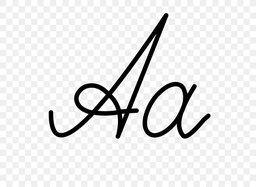
#> input picture CSE4182 - Digital Image Processing/assignment 9/alpha.jpg, 256 x 187 px, shrunk from 820 x 600 before the run
$ jupyter execute 'assignment 9.ipynb'
#> lines starting #> are read from the running program, lines starting #| are printed output that depends on the picture; after the words box and inside, x2 and y2 are one past the last pixel; in counts of white or black regions, pixels touching at a corner belong together
[cell 1]
import numpy as np
import matplotlib.pyplot as plt
import cv2

[cell 2]
alpha = plt.imread('alpha.jpg')
#> alpha is the input picture: shape (187, 256, 3); min 0, max 255, mean 231.8

[cell 3]
def image_plotting(img,ind,title):
    plt.subplot(5,3,ind)
    plt.imshow(img,cmap='gray')
    plt.title(title,fontsize=30)
    plt.savefig('assignment_9.jpg')

[cell 4]
plt.imshow(alpha)

[cell 5]
alpha_gray = cv2.cvtColor(alpha,cv2.COLOR_RGB2GRAY)
_,image = cv2.threshold(alpha_gray, 127, 255, cv2.THRESH_BINARY)
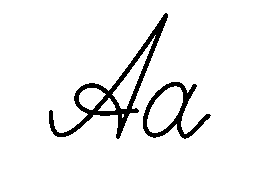
#> image: shape (187, 256); 93.9% white; 2 black regions, box (x1, y1, x2, y2) and area: (49, 13, 168, 139) 1971, (143, 82, 211, 139) 936
image = image ^ 255 # needs to make alphabet 1 and background 0
image = image>1

[cell 6]
plt.imshow(image,cmap='gray')

[cell 7]
kernel1 = np.ones((3,3),np.uint8)
kernel2 = np.array([[0.0,1,0],[1,1,1],[0,1,0]],np.uint8)
kernel3 = np.array([[1.0,1,1],[1,0,1],[1,1,1]],np.uint8)

kernel3

# morphological Dilation & Erosion

[cell 8]
def dilate(img,kernel):
    h,w = kernel.shape
    new_img = np.zeros((img.shape[0]-h+1,img.shape[1]-w+1))

    for i in range(new_img.shape[0]):
        for j in range(new_img.shape[1]):
            hit = np.matmul(img[i:i+h,j:j+w],kernel).sum() > 0
            new_img[i,j] = hit

    return new_img

[cell 9]
def erode(img,kernel):
    h,w = kernel.shape
    new_img = np.zeros((img.shape[0]-h+1,img.shape[1]-w+1))

    for i in range(new_img.shape[0]):
        for j in range(new_img.shape[1]):
            fit = np.matmul(img[i:i+h,j:j+w],kernel).sum() >= kernel.sum()
            new_img[i,j] = fit

    return new_img

[cell 10]
erosions = []
dialations = []
opening = []
closing = []
for kernel in [kernel1,kernel2,kernel3]:
#     print(kernel)
    erosions.append(erode(image, kernel))
    dialations.append(dilate(image, kernel))
#     opening
    opening.append(dilate(erode(image,kernel),kernel))
#     closing
    closing.append(erode(dilate(image,kernel),kernel))
#> after the loop, closing = 3 items; dialations = 3 items; erosions = 3 items; opening = 3 items

[cell 11]
plt.figure(figsize=(30,20))
for i in range(3):
    image_plotting(image,i+1,'original')
    image_plotting(erosions[i],i+4,'erosion_'+str(i+1))
    image_plotting(dialations[i],i+7,'dilation_'+str(i+1))
    image_plotting(opening[i],i+3*3+1,'opening_'+str(i+1))
    image_plotting(closing[i],i+3*4+1,'closing_'+str(i+1))
#> this loop made 3 passes
#> pass 1, in image_plotting (call 2), `plt.savefig('assignment_9.jpg')`:
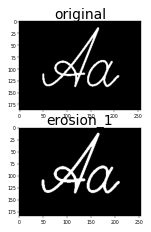
#> figure drawn by matplotlib, 2 panels
#> pass 1, in image_plotting (call 3), `plt.savefig('assignment_9.jpg')`:
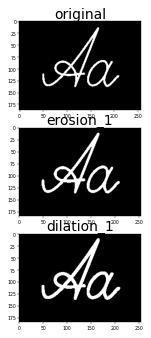
#> figure drawn by matplotlib, 3 panels
#> pass 1, in image_plotting (call 4), `plt.savefig('assignment_9.jpg')`:
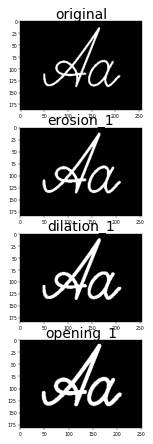
#> figure drawn by matplotlib, 4 panels
#> pass 1, in image_plotting (call 5), `plt.savefig('assignment_9.jpg')`:
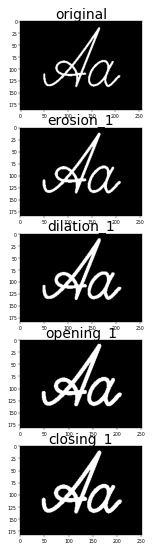
#> figure drawn by matplotlib, 5 panels
#> pass 2, in image_plotting (call 7), `plt.savefig('assignment_9.jpg')`:
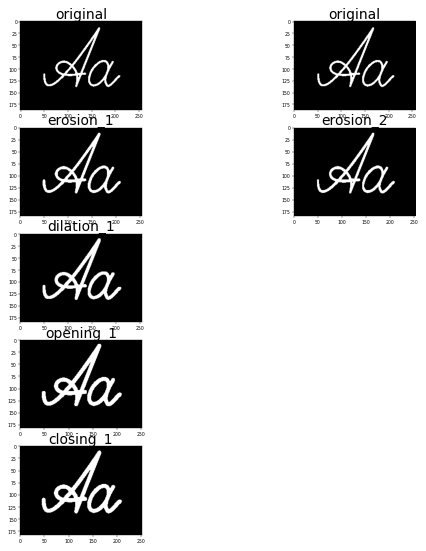
#> figure drawn by matplotlib, 7 panels
#> pass 2, in image_plotting (call 8), `plt.savefig('assignment_9.jpg')`:
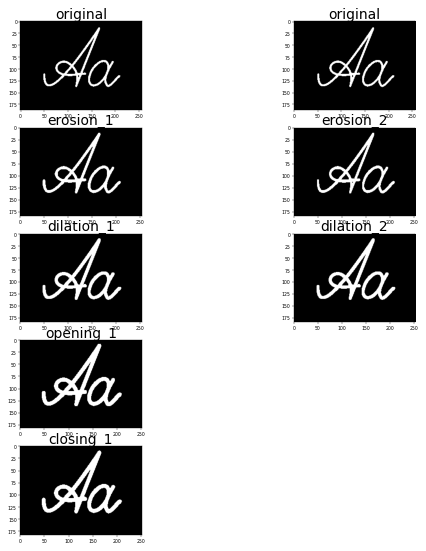
#> figure drawn by matplotlib, 8 panels
#> pass 2, in image_plotting (call 9), `plt.savefig('assignment_9.jpg')`:
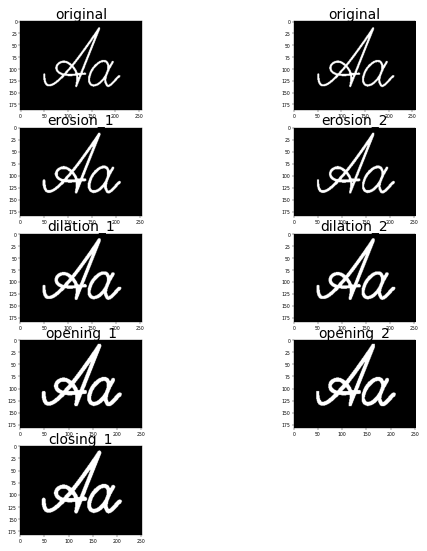
#> figure drawn by matplotlib, 9 panels
#> pass 2, in image_plotting (call 10), `plt.savefig('assignment_9.jpg')`:
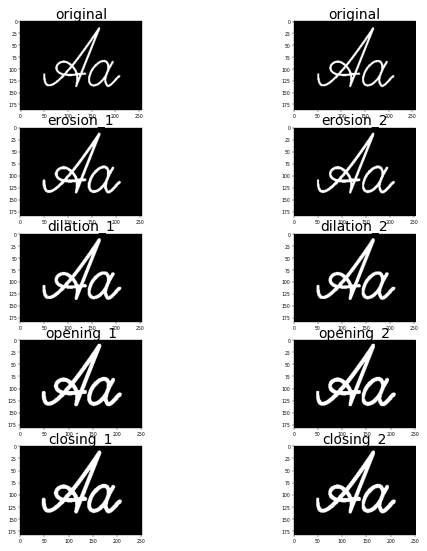
#> figure drawn by matplotlib, 10 panels
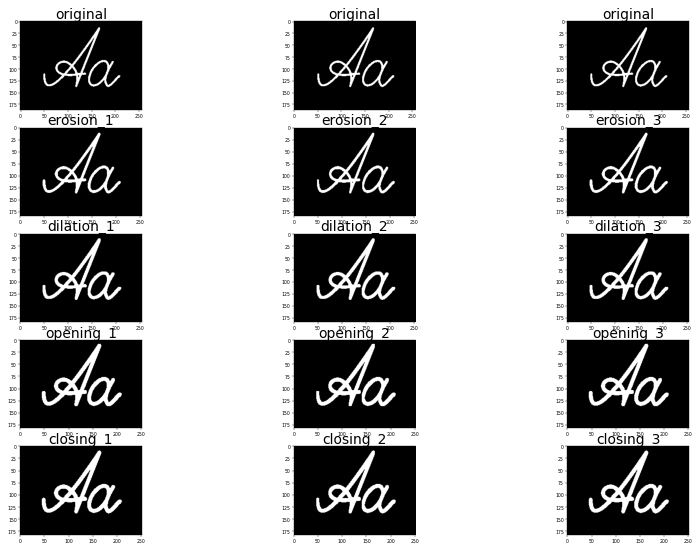
#> figure drawn by matplotlib, 15 panels
